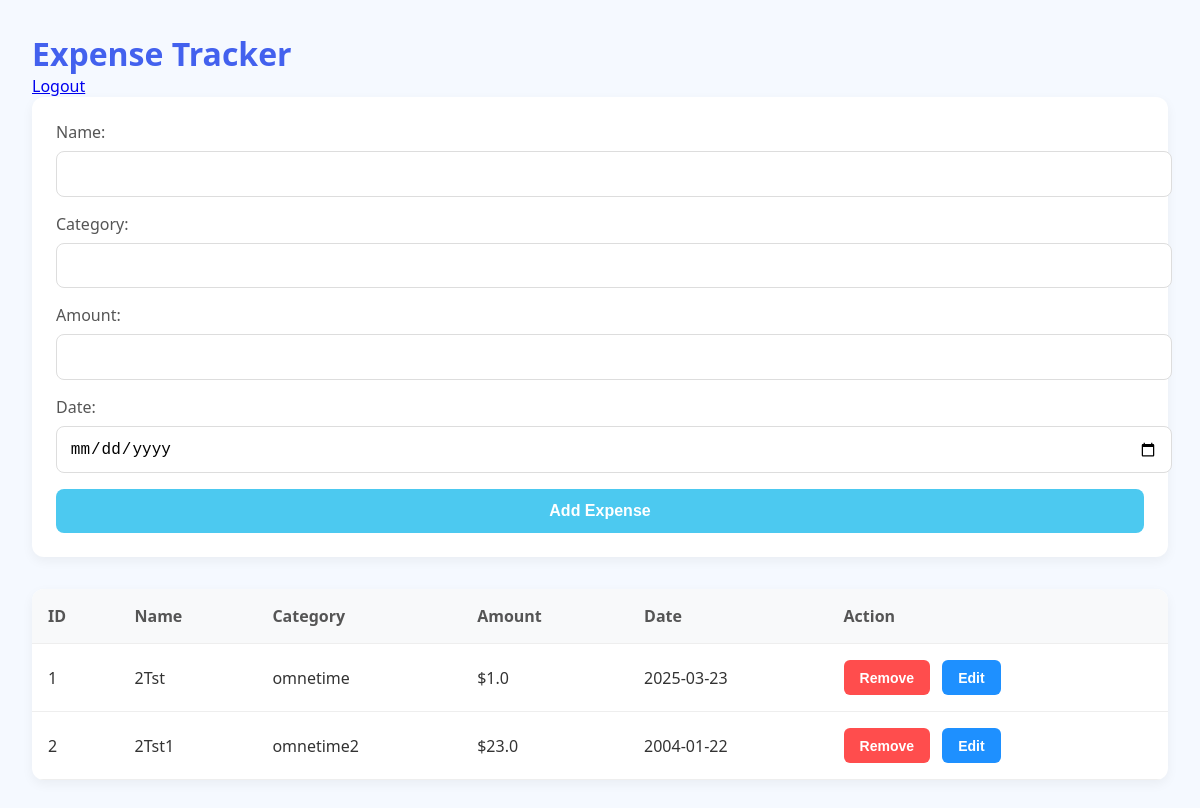
Screenshot of / (signed in) with the database file from the repository.
### models.py (models this page shows)
class Expense(db.Model):
    id = db.Column(db.Integer, primary_key=True)
    name = db.Column(db.String(100), nullable=False)
    category = db.Column(db.String(50), nullable=False)
    amount = db.Column(db.Float, nullable=False)
    date = db.Column(db.Date, nullable=False)
    user_id = db.Column(db.Integer, db.ForeignKey('user.id'), nullable=False)  # Ensures expenses are linked to users

### app.py (the view)
@app.route('/')
def index():
    if 'user_id' not in session:
        return redirect(url_for('login'))
    expenses = Expense.query.filter_by(user_id=session['user_id']).all()
    return render_template('index.html', expenses=expenses)

### templates/index.html (shortened to what this page needs)
<!DOCTYPE html>
<html lang="en">
<head>
</head>
<body>
    <h1>Expense Tracker</h1>
    <a href="/logout">Logout</a>
    <form id="expense-form" action="/add_expense" method="POST">
        <label>Name:</label>
        <input type="text" name="name" id="name" required>
        <label>Category:</label>
        <input type="text" name="category" id="category" required>
        <label>Amount:</label>
        <input type="text" name="amount" id="amount" required>
        <label for="date">Date:</label>
        <input type="date" id="date" name="date" required>
        <button type="submit" id="submit-btn">Add Expense</button>
    </form>
    <table>
        <tr>
            <th>ID</th>
            <th>Name</th>
            <th>Category</th>
            <th>Amount</th>
            <th>Date</th>
            <th>Action</th>
        </tr>
        {% for expense in expenses %}
        <tr>
            <td>{{ expense.id }}</td>
            <td>{{ expense.name }}</td>
            <td>{{ expense.category }}</td>
            <td>${{ expense.amount }}</td>
            <td>{{ expense.date }}</td>
            <td>
                <button class="action-btn delete-btn" onclick="deleteExpense('{{ expense.id }}')">Remove</button>
                <button class="action-btn edit-btn" onclick="editExpense('{{ expense.id }}', '{{ expense.name }}', '{{ expense.category }}', '{{ expense.amount }}', '{{ expense.date }}')">
                    Edit
                </button>
            </td>
        </tr>
        {% endfor %}
    </table>
</body>
</html>

### templates/index.html (style rules this page uses)
body { font-family: 'Segoe UI', Tahoma, Roboto, Verdana, sans-serif; background-color: #f5f9ff; color: #333; margin: 0; padding: 2rem; max-width: 1200px; margin: 0 auto; }
h1 { color: #4361ee; font-weight: 600; margin: 0; }
#expense-form { background: white; border-radius: 12px; box-shadow: 0 4px 12px rgba(0, 0, 0, 0.05); padding: 1.5rem; margin-bottom: 2rem; }
#expense-form label { display: block; font-weight: 500; color: #555; margin-bottom: 0.5rem; }
#expense-form input { width: 100%; padding: 0.8rem; border: 1px solid #ddd; border-radius: 8px; margin-bottom: 1rem; font-size: 16px; transition: border 0.3s; }
#submit-btn { background-color: #4cc9f0; color: white; border: none; padding: 0.8rem 1.5rem; border-radius: 8px; font-size: 16px; font-weight: 600; cursor: pointer; transition: background 0.3s; width: 100%; }
table { width: 100%; border-collapse: collapse; margin-top: 2rem; background: white; border-radius: 12px; overflow: hidden; box-shadow: 0 4px 12px rgba(0, 0, 0, 0.05); }
th, td { padding: 1rem; text-align: left; border-bottom: 1px solid #eee; }
th { background-color: #f8f9fa; color: #555; font-weight: 600; }
.action-btn { padding: 0.5rem 1rem; border-radius: 6px; font-size: 14px; font-weight: 500; cursor: pointer; transition: all 0.3s; border: none; margin-right: 0.5rem; }
.delete-btn { background-color: #ff6b6b; color: white; }
.edit-btn { background-color: #51cf66; color: white; }
.action-btn { padding: 0.6rem 1rem; border-radius: 6px; font-size: 14px; font-weight: 600; cursor: pointer; transition: background 0.3s, transform 0.2s; border: none; margin-right: 0.5rem; }
.delete-btn { background-color: #ff4d4d; color: white; }
.edit-btn { background-color: #1e90ff; color: white; }

### rows the page displays
Expense: id "1", name "2Tst", category "omnetime", amount "1.0", date "2025-03-23"
Expense: id "2", name "2Tst1", category "omnetime2", amount "23.0", date "2004-01-22"
